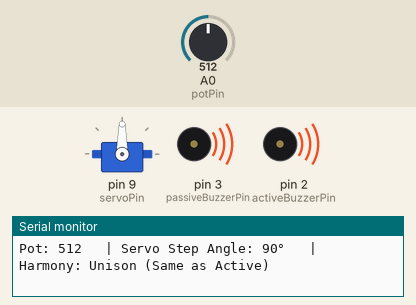
Simulated run of this sketch. Board: Arduino Uno, built with avr-gcc and run on an emulated ATmega328P. Shown: servo, buzzer (waves = sounding, pin HIGH), the last lines printed to the serial monitor. Inputs (shaded band) come from the test bench; at power-on: A0 (potPin) = 512.

Above: at 1.2 s.
1.3 s: A0 (potPin) set to 480
At 1.7 s:
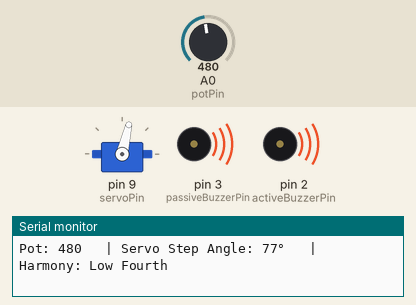
2.8 s: A0 (potPin) set to 306
At 3.3 s:
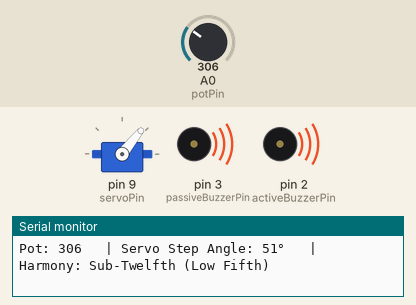
4.3 s: A0 (potPin) set to 270
At 5.5 s:
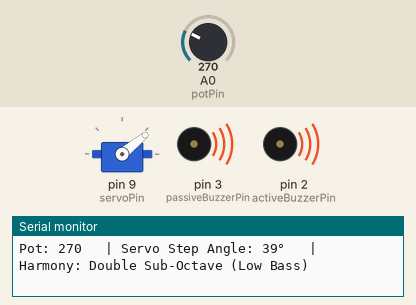
5.8 s: A0 (potPin) set to 122
At 6.2 s:
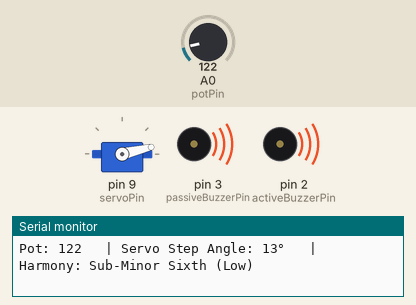
7.4 s: A0 (potPin) set to 0
At 8.5 s:
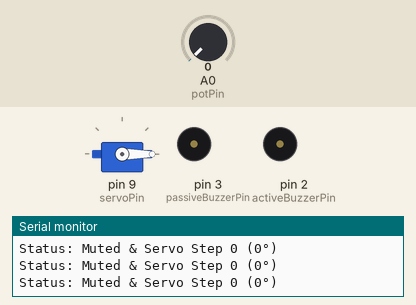
8.9 s: A0 (potPin) set to 710
At 9.5 s:
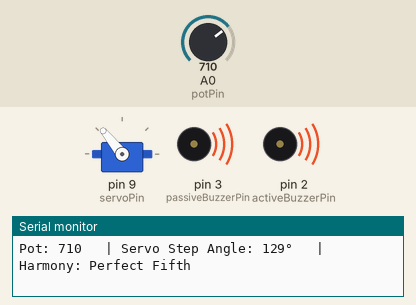
Timing chart, 0 to 11.4 s (numbered marks = the images above; inputs shaded):
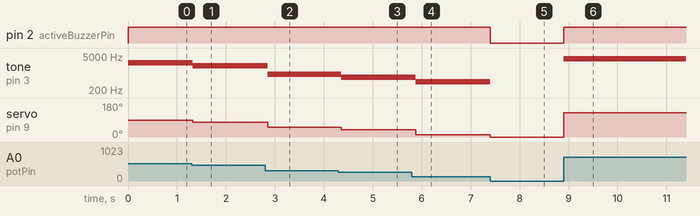

Measured:
- after the input at 1.3 s, tone on pin 3 (passiveBuzzerPin): 2620 Hz → 1965 Hz at once; servo on pin 9 (servoPin): 90° → 77° at once
- after the input at 2.8 s, tone on pin 3 (passiveBuzzerPin): 1965 Hz → 873 Hz after 0.06 s; servo on pin 9 (servoPin): 77° → 51° after 0.06 s
- after the input at 4.3 s, tone on pin 3 (passiveBuzzerPin): 873 Hz → 655 Hz after 0.05 s; servo on pin 9 (servoPin): 51° → 39° after 0.05 s
- after the input at 5.8 s, tone on pin 3 (passiveBuzzerPin): 655 Hz → 436 Hz after 0.07 s; servo on pin 9 (servoPin): 39° → 13° after 0.07 s
- after the input at 7.4 s, pin 2 (activeBuzzerPin): HIGH → LOW at once; tone on pin 3 (passiveBuzzerPin): 436 Hz → silent at once; servo on pin 9 (servoPin): 13° → 0° at once
- after the input at 8.9 s, pin 2 (activeBuzzerPin): LOW → HIGH at once; tone on pin 3 (passiveBuzzerPin): silent → 3930 Hz at once; servo on pin 9 (servoPin): 0° → 129° at once

The sketch:

harmony_buzzer_and_servo.ino
```cpp
#include <Servo.h>

const int potPin = A0;
const int activeBuzzerPin = 2;
const int passiveBuzzerPin = 3;
const int servoPin = 9;

Servo myServo;
const int baseFreq = 2620;

void setup() {
  pinMode(activeBuzzerPin, OUTPUT);
  pinMode(passiveBuzzerPin, OUTPUT);
  myServo.attach(servoPin);
  Serial.begin(9600);
}

void loop() {
  int potValue = analogRead(potPin);

  // ปิดเสียงและหมุนเซอร์โวกลับไปที่ 0 องศาเมื่อบิดลงสุด
  if (potValue < 10) {
    digitalWrite(activeBuzzerPin, LOW);
    noTone(passiveBuzzerPin);
    myServo.write(0);
    Serial.println("Status: Muted & Servo Step 0 (0°)");
  }
  else {
    digitalWrite(activeBuzzerPin, HIGH);

    int targetFreq = baseFreq;
    int servoAngle = 0;
    String harmonyName = "";

    // กำหนดมุมแบบเป็นขั้นๆ (Steps) ล็อคตามช่วงเสียงประสานทั้ง 15 ระดับ
    if (potValue < 70) {
      targetFreq = baseFreq / 8;
      servoAngle = 0;   // Step 1
      harmonyName = "Triple Sub-Octave (Deep Bass)";
    }
    else if (potValue < 140) {
      targetFreq = baseFreq / 6;
      servoAngle = 13;  // Step 2
      harmonyName = "Sub-Minor Sixth (Low)";
    }
    else if (potValue < 210) {
      targetFreq = baseFreq / 5;
      servoAngle = 26;  // Step 3
      harmonyName = "Sub-Major Third (Low)";
    }
    else if (potValue < 280) {
      targetFreq = baseFreq / 4;
      servoAngle = 39;  // Step 4
      harmonyName = "Double Sub-Octave (Low Bass)";
    }
    else if (potValue < 350) {
      targetFreq = baseFreq / 3;
      servoAngle = 51;  // Step 5
      harmonyName = "Sub-Twelfth (Low Fifth)";
    }
    else if (potValue < 420) {
      targetFreq = baseFreq / 2;
      servoAngle = 64;  // Step 6
      harmonyName = "Sub-Octave (Low)";
    }
    else if (potValue < 490) {
      targetFreq = baseFreq * 3 / 4;
      servoAngle = 77;  // Step 7
      harmonyName = "Low Fourth";
    }
    else if (potValue < 560) {
      targetFreq = baseFreq;
      servoAngle = 90;  // Step 8 (ตรงกลาง 90°)
      harmonyName = "Unison (Same as Active)";
    }
    else if (potValue < 630) {
      targetFreq = baseFreq * 5 / 4;
      servoAngle = 103; // Step 9
      harmonyName = "Major Third";
    }
    else if (potValue < 700) {
      targetFreq = baseFreq * 4 / 3;
      servoAngle = 116; // Step 10
      harmonyName = "Perfect Fourth";
    }
    else if (potValue < 770) {
      targetFreq = baseFreq * 3 / 2;
      servoAngle = 129; // Step 11
      harmonyName = "Perfect Fifth";
    }
    else if (potValue < 840) {
      targetFreq = baseFreq * 5 / 3;
      servoAngle = 141; // Step 12
      harmonyName = "Major Sixth";
    }
    else if (potValue < 910) {
      targetFreq = baseFreq * 2;
      servoAngle = 154; // Step 13
      harmonyName = "High Octave";
    }
    else if (potValue < 970) {
      targetFreq = baseFreq * 3;
      servoAngle = 167; // Step 14
      harmonyName = "Twelfth (Very High)";
    }
    else {
      targetFreq = baseFreq * 4;
      servoAngle = 180; // Step 15
      harmonyName = "Double Octave (Extreme High)";
    }

    // สั่งให้มอเตอร์และลำโพงทำงานตรงกัน
    myServo.write(servoAngle);
    tone(passiveBuzzerPin, targetFreq);

    // แสดงผลข้อมูลออกทาง Serial Monitor
    Serial.print("Pot: ");
    Serial.print(potValue);
    Serial.print(" \t| Servo Step Angle: ");
    Serial.print(servoAngle);
    Serial.print("° \t| Harmony: ");
    Serial.print(harmonyName);
    Serial.println();
  }

  delay(40);
}
```
